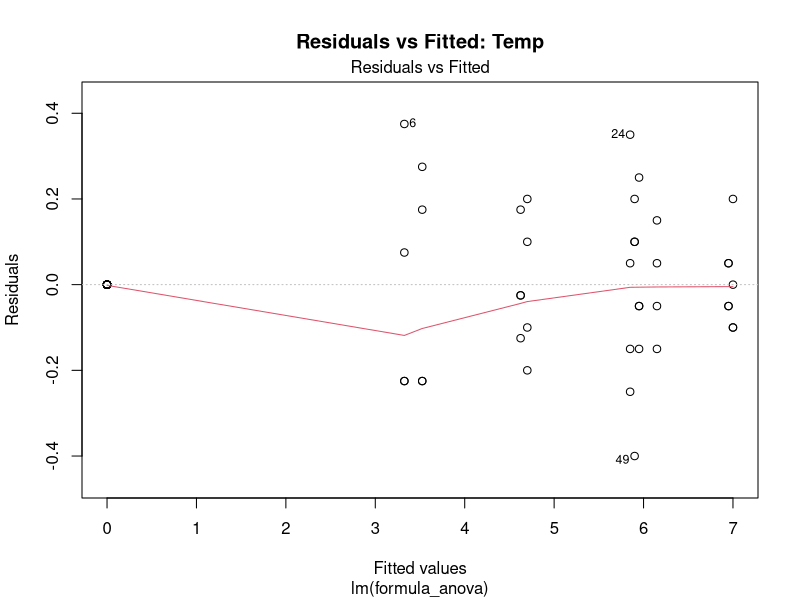
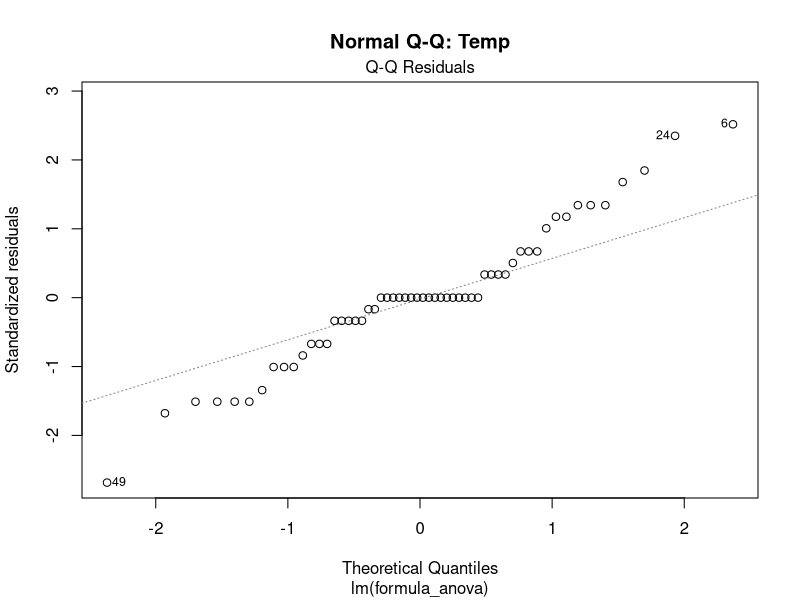
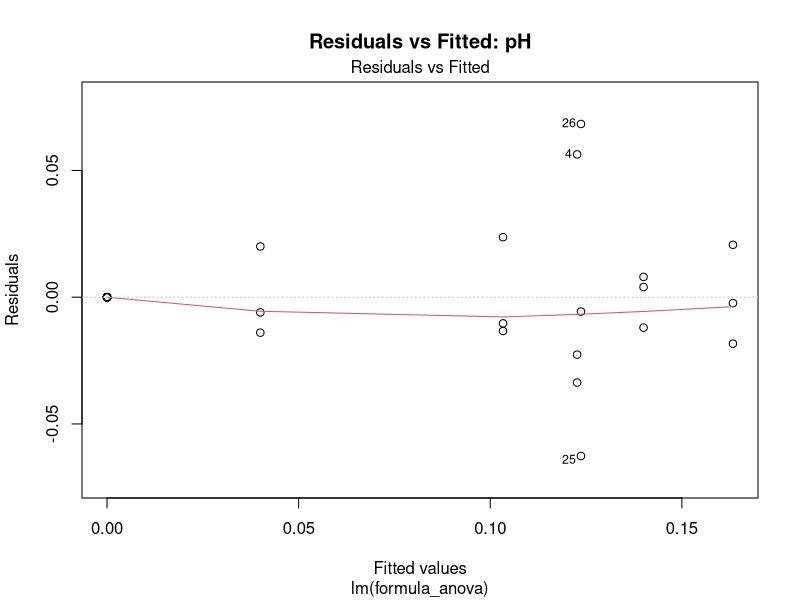
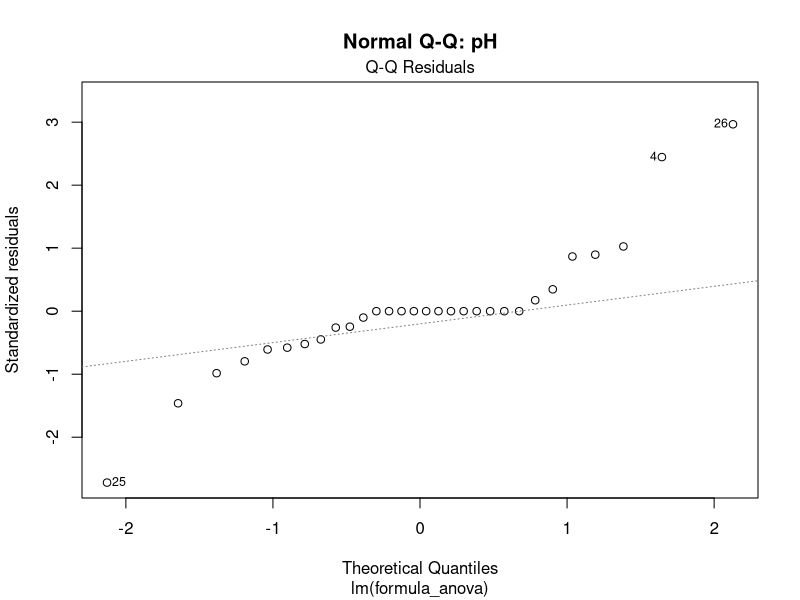

Generate these figures, in order, with R:
## ---- chunk 1
# install.packages("readxl")
# install.packages("ggplot2")
# install.packages("dplyr")
# install.packages("car")
library(readxl)
library(ggplot2)
library(dplyr)
library(car)
## ---- chunk 2
# Set working directory if needed
# setwd("your/path/here")

# Read Excel file
temp <- read.csv("temp.csv")
ph <- read.csv("ph.csv")
temp_data <- temp[0:4]
ph_data <- ph[0:4]

# Ensure 'trial' and the treatment variables are factors for ANOVA
temp_data$Trial <- as.factor(temp_data$Trial)
temp_data$Temp  <- as.factor(temp_data$Temp)

ph_data$Trial <- as.factor(ph_data$Trial)
ph_data$pH    <- as.factor(ph_data$pH)

names(temp_data)[names(temp_data) == "Diameter..cm."] <- "Diameter"
names(ph_data)[names(ph_data) == "Diameter..cm."] <- "Diameter"

head(temp_data)
head(ph_data)
## ---- chunk 3
# define a function to run this workflow for either dataset
analyze_growth <- function(data, treatment_col) {
  
  cat("\n--- ANALYZING:", treatment_col, "---\n")
  
  # A. Fit 2-Way ANOVA Model
  # formula: Diameter ~ Treatment + Trial + Treatment:Trial
  formula_anova <- as.formula(paste("Diameter ~", treatment_col, "* Trial"))
  anova_model <- lm(formula_anova, data = data)
  anova_results <- summary(aov(anova_model))
  print(anova_results)
  
  # B. Assumption Checks
  # 1. Residual vs Fitted (Constant Variance)
  plot(anova_model, which = 1, main = paste("Residuals vs Fitted:", treatment_col))
  
  # 2. QQ Plot (Normality)
  plot(anova_model, which = 2, main = paste("Normal Q-Q:", treatment_col))
  
  # 3. Formal Levene's Test for Homogeneity of Variance
  levene_test <- leveneTest(formula_anova, data = data)
  print(levene_test)
  
  # C. Conditional Linear Regression
  # Check if Trial or Interaction is significant (p < 0.05)
  trial_p_val <- anova_results[[1]][["Pr(>F)"]][2]
  inter_p_val <- anova_results[[1]][["Pr(>F)"]][3]
  
  # Convert treatment back to numeric for polynomial regression
  data[[treatment_col]] <- as.numeric(as.character(data[[treatment_col]]))
  
  if (trial_p_val > 0.05) {
    cat("\nTrial is NOT significant. Fitting basic quadratic model.\n")
    # Model: Y = b0 + b1*X + b2*X^2
    reg_formula <- as.formula(paste("Diameter ~", treatment_col, "+ I(", treatment_col, "^2)"))
  } else {
    cat("\nTrial IS significant. Fitting complex quadratic model with trial interaction.\n")
    # Model: Y = b0 + b1*X + b2*X^2 + b3*trial + b4*trial*X + b5*trial*X^2
    reg_formula <- as.formula(paste("Diameter ~ (", treatment_col, "+ I(", treatment_col, "^2)) * trial"))
  }
  
  final_model <- lm(reg_formula, data = data)
  
  # D. Model Selection & Evaluation
  cat("\n--- Final Model Summary ---\n")
  print(summary(final_model))
  
  cat("\n--- ANOVA Table for Regression ---\n")
  print(anova(final_model))
  
  return(final_model)
}
## ---- chunk 4
temp_model_final <- analyze_growth(temp_data, "Temp")
## ---- chunk 5
ph_model_final <- analyze_growth(ph_data, "pH")
